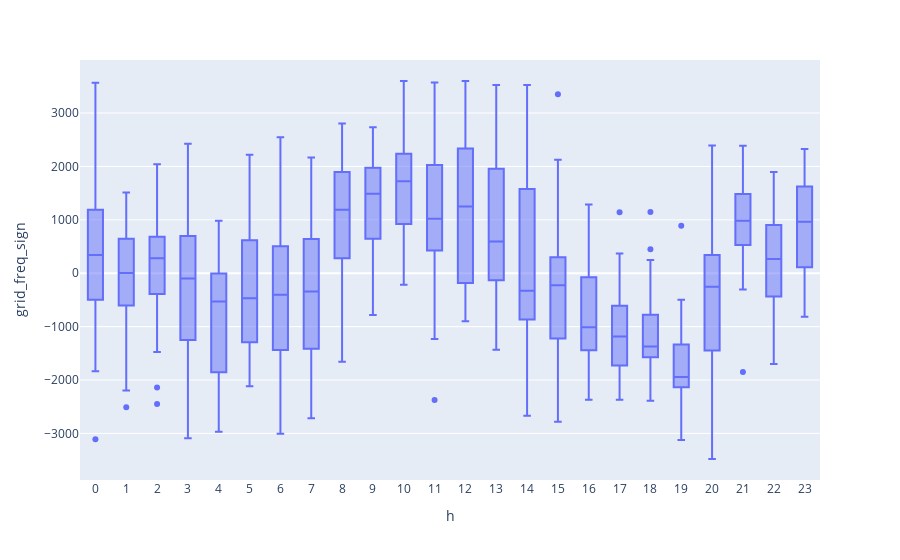

The code cell stored with this chart in its notebook:
### Markdown cell above
Because of the autocorrelations, it appears that the grid frequency is similar day-over-day. Let's look at individual hours and see if there's a trend there. Within an hour, is the grid frequency usually above where it needs to be (50k) or below? To measure this, we look at the *sign* of the centered grid frequencies and sum them.

### Code cell
wdf = bess.resample('1h').grid_freq_sign.sum().to_frame()
wdf['h'] = wdf.index.hour
fig = px.box(wdf, x='h', y='grid_freq_sign')
fig.update_layout(
    xaxis = dict(
        tickmode = 'array',
        tickvals = np.arange(0, 24),
    )
)

### Figure 1 — Plotly figure (JSON) as saved in the notebook; plotly's stock layout.template omitted (floating-point values rounded to 4 significant figures; data arrays with more than 128 entries replaced by an {"elided": "..."} marker saying what was removed)
{"data": [{"alignmentgroup": "True", "hovertemplate": "h=%{x}<br>grid_freq_sign=%{y}<extra></extra>", "legendgroup": "", "marker": {"color": "#636efa"}, "name": "", "notched": false, "offsetgroup": "", "orientation": "v", "showlegend": false, "type": "box", "x": {"elided": "720 int values"}, "x0": " ", "xaxis": "x", "y": {"elided": "720 int values"}, "y0": " ", "yaxis": "y"}], "layout": {"boxmode": "group", "legend": {"tracegroupgap": 0}, "margin": {"t": 60}, "xaxis": {"anchor": "y", "domain": [0, 1], "tickmode": "array", "tickvals": [0, 1, 2, 3, 4, 5, 6, 7, 8, 9, 10, 11, 12, 13, 14, 15, 16, 17, 18, 19, 20, 21, 22, 23], "title": {"text": "h"}}, "yaxis": {"anchor": "x", "domain": [0, 1], "title": {"text": "grid_freq_sign"}}}}
